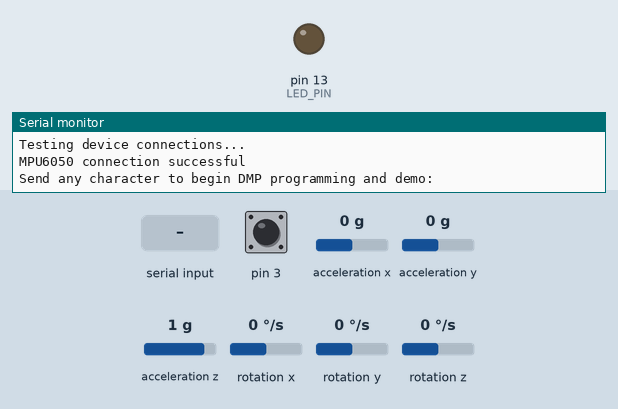
Simulated run of this sketch. Board: Arduino Leonardo, built with avr-gcc and run on an emulated ATmega32U4. Shown: output pins drawn as LEDs (lit = HIGH), the last lines printed to the serial monitor. Dashed ring = blinking. The inputs (shaded band) are chosen by the test bench; at power-on: acceleration x 0 g, acceleration y 0 g, acceleration z 1 g, rotation x 0 °/s, rotation y 0 °/s, pin 3 HIGH, rotation z 0 °/s. The sensor or clock chip raises its interrupt line as the real part does.

Above: at 0.8 s.
0.9 s: "1\n" received over Serial
At 1.8 s:
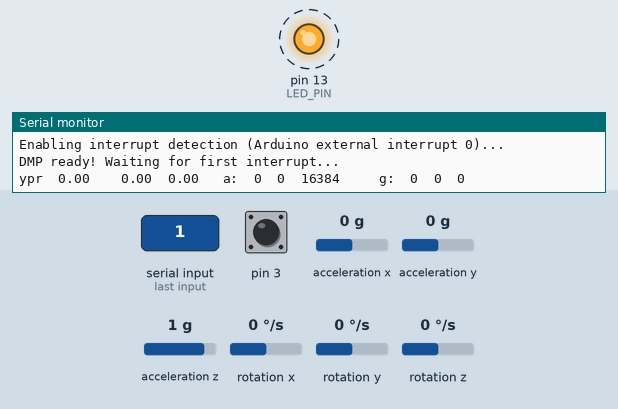
3.9 s: acceleration x set to -1.4 g
6.9 s: acceleration y set to -1.4 g
9.9 s: acceleration z set to -1.4 g
12.9 s: rotation x set to -192 °/s
15.9 s: rotation y set to -192 °/s
Timing chart, 0 to 19.9 s (numbered marks = the images above; inputs shaded):
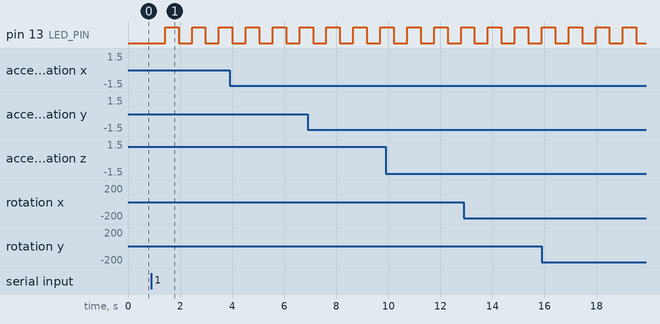

The sketch:

MPU6050_calibrado.ino
```cpp
// I2C device class (I2Cdev) demonstration Arduino sketch for MPU6050 class using DMP (MotionApps v2.0)
// 6/21/2012 by Jeff Rowberg <jeff@rowberg.net>
// Updates should (hopefully) always be available at https://github.com/jrowberg/i2cdevlib
//
// Changelog:
//      2013-05-08 - added seamless Fastwire support
//                 - added note about gyro calibration
//      2012-06-21 - added note about Arduino 1.0.1 + Leonardo compatibility error
//      2012-06-20 - improved FIFO overflow handling and simplified read process
//      2012-06-19 - completely rearranged DMP initialization code and simplification
//      2012-06-13 - pull gyro and accel data from FIFO packet instead of reading directly
//      2012-06-09 - fix broken FIFO read sequence and change interrupt detection to RISING
//      2012-06-05 - add gravity-compensated initial reference frame acceleration output
//                 - add 3D math helper file to DMP6 example sketch
//                 - add Euler output and Yaw/Pitch/Roll output formats
//      2012-06-04 - remove accel offset clearing for better results (thanks Sungon Lee)
//      2012-06-01 - fixed gyro sensitivity to be 2000 deg/sec instead of 250
//      2012-05-30 - basic DMP initialization working

/* ============================================
I2Cdev device library code is placed under the MIT license
Copyright (c) 2012 Jeff Rowberg

Permission is hereby granted, free of charge, to any person obtaining a copy
of this software and associated documentation files (the "Software"), to deal
in the Software without restriction, including without limitation the rights
to use, copy, modify, merge, publish, distribute, sublicense, and/or sell
copies of the Software, and to permit persons to whom the Software is
furnished to do so, subject to the following conditions:

The above copyright notice and this permission notice shall be included in
all copies or substantial portions of the Software.

THE SOFTWARE IS PROVIDED "AS IS", WITHOUT WARRANTY OF ANY KIND, EXPRESS OR
IMPLIED, INCLUDING BUT NOT LIMITED TO THE WARRANTIES OF MERCHANTABILITY,
FITNESS FOR A PARTICULAR PURPOSE AND NONINFRINGEMENT. IN NO EVENT SHALL THE
AUTHORS OR COPYRIGHT HOLDERS BE LIABLE FOR ANY CLAIM, DAMAGES OR OTHER
LIABILITY, WHETHER IN AN ACTION OF CONTRACT, TORT OR OTHERWISE, ARISING FROM,
OUT OF OR IN CONNECTION WITH THE SOFTWARE OR THE USE OR OTHER DEALINGS IN
THE SOFTWARE.
===============================================
*/

// I2Cdev and MPU6050 must be installed as libraries, or else the .cpp/.h files
// for both classes must be in the include path of your project
#include "I2Cdev.h"

#include "MPU6050_6Axis_MotionApps20.h"
//#include "MPU6050.h" // not necessary if using MotionApps include file

// Arduino Wire library is required if I2Cdev I2CDEV_ARDUINO_WIRE implementation
// is used in I2Cdev.h
#if I2CDEV_IMPLEMENTATION == I2CDEV_ARDUINO_WIRE
    #include "Wire.h"
#endif

int16_t temp; // acrescentei ao código original
int16_t ax, ay, az; // acrescentei ao código original
int16_t gx, gy, gz; // acrescentei ao código original

// class default I2C address is 0x68
// specific I2C addresses may be passed as a parameter here
// AD0 low = 0x68 (default for SparkFun breakout and InvenSense evaluation board)
// AD0 high = 0x69
MPU6050 mpu;
//MPU6050 mpu(0x69); // <-- use for AD0 high

/* =========================================================================
   NOTE: In addition to connection 3.3v, GND, SDA, and SCL, this sketch
   depends on the MPU-6050's INT pin being connected to the Arduino's
   external interrupt #0 pin. On the Arduino Uno and Mega 2560, this is
   digital I/O pin 2.
 * ========================================================================= */

/* =========================================================================
   NOTE: Arduino v1.0.1 with the Leonardo board generates a compile error
   when using Serial.write(buf, len). The Teapot output uses this method.
   The solution requires a modification to the Arduino USBAPI.h file, which
   is fortunately simple, but annoying. This will be fixed in the next IDE
   release. For more info, see these links:

   http://arduino.cc/forum/index.php/topic,109987.0.html
   http://code.google.com/p/arduino/issues/detail?id=958
 * ========================================================================= */


// uncomment "OUTPUT_READABLE_QUATERNION" if you want to see the actual
// quaternion components in a [w, x, y, z] format (not best for parsing
// on a remote host such as Processing or something though)
//#define OUTPUT_READABLE_QUATERNION

// uncomment "OUTPUT_READABLE_EULER" if you want to see Euler angles
// (in degrees) calculated from the quaternions coming from the FIFO.
// Note that Euler angles suffer from gimbal lock (for more info, see
// http://en.wikipedia.org/wiki/Gimbal_lock)
//#define OUTPUT_READABLE_EULER

// uncomment "OUTPUT_READABLE_YAWPITCHROLL" if you want to see the yaw/
// pitch/roll angles (in degrees) calculated from the quaternions coming
// from the FIFO. Note this also requires gravity vector calculations.
// Also note that yaw/pitch/roll angles suffer from gimbal lock (for
// more info, see: http://en.wikipedia.org/wiki/Gimbal_lock)
#define OUTPUT_READABLE_YAWPITCHROLL

// uncomment "OUTPUT_READABLE_REALACCEL" if you want to see acceleration
// components with gravity removed. This acceleration reference frame is
// not compensated for orientation, so +X is always +X according to the
// sensor, just without the effects of gravity. If you want acceleration
// compensated for orientation, us OUTPUT_READABLE_WORLDACCEL instead.
//#define OUTPUT_READABLE_REALACCEL

// uncomment "OUTPUT_READABLE_WORLDACCEL" if you want to see acceleration
// components with gravity removed and adjusted for the world frame of
// reference (yaw is relative to initial orientation, since no magnetometer
// is present in this case). Could be quite handy in some cases.
//#define OUTPUT_READABLE_WORLDACCEL

// uncomment "OUTPUT_TEAPOT" if you want output that matches the
// format used for the InvenSense teapot demo
//#define OUTPUT_TEAPOT


#define LED_PIN 13 // (Arduino is 13, Teensy is 11, Teensy++ is 6)
bool blinkState = false;

// MPU control/status vars
bool dmpReady = false;  // set true if DMP init was successful
uint8_t mpuIntStatus;   // holds actual interrupt status byte from MPU
uint8_t devStatus;      // return status after each device operation (0 = success, !0 = error)
uint16_t packetSize;    // expected DMP packet size (default is 42 bytes)
uint16_t fifoCount;     // count of all bytes currently in FIFO
uint8_t fifoBuffer[64]; // FIFO storage buffer

// orientation/motion vars
Quaternion q;           // [w, x, y, z]         quaternion container
VectorInt16 aa;         // [x, y, z]            accel sensor measurements
VectorInt16 aaReal;     // [x, y, z]            gravity-free accel sensor measurements
VectorInt16 aaWorld;    // [x, y, z]            world-frame accel sensor measurements
VectorFloat gravity;    // [x, y, z]            gravity vector
float euler[3];         // [psi, theta, phi]    Euler angle container
float ypr[3];           // [yaw, pitch, roll]   yaw/pitch/roll container and gravity vector
float queda[3]; //
float angulo1;
float angulo2;
float angulo3;
int cont = 0;
float delta = 0;

// packet structure for InvenSense teapot demo
uint8_t teapotPacket[14] = { '$', 0x02, 0,0, 0,0, 0,0, 0,0, 0x00, 0x00, '\r', '\n' };


// ================================================================
// ===               INTERRUPT DETECTION ROUTINE                ===
// ================================================================

volatile bool mpuInterrupt = false;     // indicates whether MPU interrupt pin has gone high
void dmpDataReady() {
    mpuInterrupt = true;
}


// ================================================================
// ===                      INITIAL SETUP                       ===
// ================================================================

void setup() {
    // join I2C bus (I2Cdev library doesn't do this automatically)
    #if I2CDEV_IMPLEMENTATION == I2CDEV_ARDUINO_WIRE
        Wire.begin();
        TWBR = 24; // 400kHz I2C clock (200kHz if CPU is 8MHz)
    #elif I2CDEV_IMPLEMENTATION == I2CDEV_BUILTIN_FASTWIRE
        Fastwire::setup(400, true);
    #endif

    // initialize serial communication
    // (115200 chosen because it is required for Teapot Demo output, but it's
    // really up to you depending on your project)
    Serial.begin(9600);
    while (!Serial); // wait for Leonardo enumeration, others continue immediately

    // NOTE: 8MHz or slower host processors, like the Teensy @ 3.3v or Ardunio
    // Pro Mini running at 3.3v, cannot handle this baud rate reliably due to
    // the baud timing being too misaligned with processor ticks. You must use
    // 38400 or slower in these cases, or use some kind of external separate
    // crystal solution for the UART timer.

    // initialize device
    Serial.println(F("Initializing I2C devices..."));
    mpu.initialize();

    // verify connection
    Serial.println(F("Testing device connections..."));
    Serial.println(mpu.testConnection() ? F("MPU6050 connection successful") : F("MPU6050 connection failed"));

    // wait for ready
    Serial.println(F("\nSend any character to begin DMP programming and demo: "));
    while (Serial.available() && Serial.read()); // empty buffer
    while (!Serial.available());                 // wait for data
    while (Serial.available() && Serial.read()); // empty buffer again

    // load and configure the DMP
    Serial.println(F("Initializing DMP..."));
    devStatus = mpu.dmpInitialize();

    // supply your own gyro offsets here, scaled for min sensitivity
    mpu.setXGyroOffset(3);  // original 220
    mpu.setYGyroOffset(46);   // original 76
    mpu.setZGyroOffset(34);  // original -85
    // mpu.setZAccelOffset(1788); // 1688 factory default for my test chip

    // acréscimos realizados em 06/05/2017 por Leandro
    // acréscimos realizados em 11/08/2018 por Renata

    mpu.setXAccelOffset(549);
    mpu.setYAccelOffset(3133);
    mpu.setZAccelOffset(1178);

    // make sure it worked (returns 0 if so)
    if (devStatus == 0) {
        // turn on the DMP, now that it's ready
        Serial.println(F("Enabling DMP..."));
        mpu.setDMPEnabled(true);

        // enable Arduino interrupt detection
        Serial.println(F("Enabling interrupt detection (Arduino external interrupt 0)..."));
        attachInterrupt(0, dmpDataReady, RISING);
        mpuIntStatus = mpu.getIntStatus();

        // set our DMP Ready flag so the main loop() function knows it's okay to use it
        Serial.println(F("DMP ready! Waiting for first interrupt..."));
        dmpReady = true;

        // get expected DMP packet size for later comparison
        packetSize = mpu.dmpGetFIFOPacketSize();
    } else {
        // ERROR!
        // 1 = initial memory load failed
        // 2 = DMP configuration updates failed
        // (if it's going to break, usually the code will be 1)
        Serial.print(F("DMP Initialization failed (code "));
        Serial.print(devStatus);
        Serial.println(F(")"));
    }

    // configure LED for output
    pinMode(LED_PIN, OUTPUT);
}


// ================================================================
// ===                    MAIN PROGRAM LOOP                     ===
// ================================================================

void loop() {
    // if programming failed, don't try to do anything
    if (!dmpReady) return;

    // wait for MPU interrupt or extra packet(s) available
    while (!mpuInterrupt && fifoCount < packetSize) {
        // other program behavior stuff here
        // .
        // .
        // .
        // if you are really paranoid you can frequently test in between other
        // stuff to see if mpuInterrupt is true, and if so, "break;" from the
        // while() loop to immediately process the MPU data
        // .
        // .
        // .
    }

    // reset interrupt flag and get INT_STATUS byte
    mpuInterrupt = false;
    mpuIntStatus = mpu.getIntStatus();

    // get current FIFO count
    fifoCount = mpu.getFIFOCount();

    // check for overflow (this should never happen unless our code is too inefficient)
    if ((mpuIntStatus & 0x10) || fifoCount == 1024) {
        // reset so we can continue cleanly
        mpu.resetFIFO();

    // otherwise, check for DMP data ready interrupt (this should happen frequently)
    } else if (mpuIntStatus & 0x02) {
        // wait for correct available data length, should be a VERY short wait
        while (fifoCount < packetSize) fifoCount = mpu.getFIFOCount();

        // read a packet from FIFO
        mpu.getFIFOBytes(fifoBuffer, packetSize);

        // track FIFO count here in case there is > 1 packet available
        // (this lets us immediately read more without waiting for an interrupt)
        fifoCount -= packetSize;

        #ifdef OUTPUT_READABLE_QUATERNION
            // display quaternion values in easy matrix form: w x y z
            mpu.dmpGetQuaternion(&q, fifoBuffer);
            Serial.print("quat\t");
            Serial.print(q.w);
            Serial.print("\t");
            Serial.print(q.x);
            Serial.print("\t");
            Serial.print(q.y);
            Serial.print("\t");
            Serial.println(q.z);
        #endif

        #ifdef OUTPUT_READABLE_EULER
            // display Euler angles in degrees
            mpu.dmpGetQuaternion(&q, fifoBuffer);
            mpu.dmpGetEuler(euler, &q);
            Serial.print("euler\t");
            Serial.print(euler[0] * 180/M_PI);
            Serial.print("\t");
            Serial.print(euler[1] * 180/M_PI);
            Serial.print("\t");
            Serial.println(euler[2] * 180/M_PI);
        #endif

        #ifdef OUTPUT_READABLE_YAWPITCHROLL
            // display Euler angles in degrees
            mpu.dmpGetQuaternion(&q, fifoBuffer);
            mpu.dmpGetGravity(&gravity, &q);
            mpu.dmpGetYawPitchRoll(ypr, &q, &gravity);
            Serial.print("ypr\t");
            Serial.print(ypr[0] * 180/M_PI);
            Serial.print("\t");
            Serial.print("\t");
            Serial.print(ypr[1] * 180/M_PI);
            Serial.print("\t");
            // Serial.println(ypr[2] * 180/M_PI);
            Serial.print(ypr[2] * 180/M_PI);


            // Alterações em 06/05/2017 - Leandro
            // mpu.getTemperature(&temp);
            // Vou acrescentar os dados da aceleração
            mpu.getAcceleration(&ax, &ay, &az);
            Serial.print("\t a:\t");
            Serial.print(ax); Serial.print("\t");
            Serial.print(ay); Serial.print("\t");
            Serial.print(az); Serial.print("\t");
            // Vou acrescentar os dados da rotação
            mpu.getRotation(&gx, &gy, &gz);
            Serial.print("\t g:\t");
            Serial.print(gx); Serial.print("\t");
            Serial.print(gy); Serial.print("\t");
            Serial.println(gz);
            //Serial.print("\t temp:\t");
            //Serial.println(temp);

        #endif

        #ifdef OUTPUT_READABLE_REALACCEL
            // display real acceleration, adjusted to remove gravity
            mpu.dmpGetQuaternion(&q, fifoBuffer);
            mpu.dmpGetAccel(&aa, fifoBuffer);
            mpu.dmpGetGravity(&gravity, &q);
            mpu.dmpGetLinearAccel(&aaReal, &aa, &gravity);
            Serial.print("areal\t");
            Serial.print(aaReal.x);
            Serial.print("\t");
            Serial.print(aaReal.y);
            Serial.print("\t");
            Serial.println(aaReal.z);
        #endif

        #ifdef OUTPUT_READABLE_WORLDACCEL
            // display initial world-frame acceleration, adjusted to remove gravity
            // and rotated based on known orientation from quaternion
            mpu.dmpGetQuaternion(&q, fifoBuffer);
            mpu.dmpGetAccel(&aa, fifoBuffer);
            mpu.dmpGetGravity(&gravity, &q);
            mpu.dmpGetLinearAccel(&aaReal, &aa, &gravity);
            mpu.dmpGetLinearAccelInWorld(&aaWorld, &aaReal, &q);
            Serial.print("aworld\t");
            Serial.print(aaWorld.x);
            Serial.print("\t");
            Serial.print(aaWorld.y);
            Serial.print("\t");
            Serial.println(aaWorld.z);
        #endif

        #ifdef OUTPUT_TEAPOT
            // display quaternion values in InvenSense Teapot demo format:
            teapotPacket[2] = fifoBuffer[0];
            teapotPacket[3] = fifoBuffer[1];
            teapotPacket[4] = fifoBuffer[4];
            teapotPacket[5] = fifoBuffer[5];
            teapotPacket[6] = fifoBuffer[8];
            teapotPacket[7] = fifoBuffer[9];
            teapotPacket[8] = fifoBuffer[12];
            teapotPacket[9] = fifoBuffer[13];
            Serial.write(teapotPacket, 14);
            teapotPacket[11]++; // packetCount, loops at 0xFF on purpose
        #endif

        // blink LED to indicate activity
        blinkState = !blinkState;
        digitalWrite(LED_PIN, blinkState);

        if (cont == 0){

          angulo1 = ypr[1] * 180/M_PI;
          cont++;
        }
        else{
           angulo2 = ypr[1] * 180/M_PI;
           delta = angulo1-angulo2;
           if (delta > 15){
            Serial.print(angulo1);
            Serial.print("\t");
            Serial.print(angulo2);
            Serial.print("\t");
            Serial.print(delta);
            Serial.print("\t");
            Serial.println("##  POSSÍVEL QUEDA!!  ##");

           }
          cont = 0;
          }

        delay (500);
    }
}
```

Measured:
- after the input at 0.9 s, pin 13 (LED_PIN): alternates HIGH for 0.52 s and LOW for 0.52 s, starting after 0.53 s
